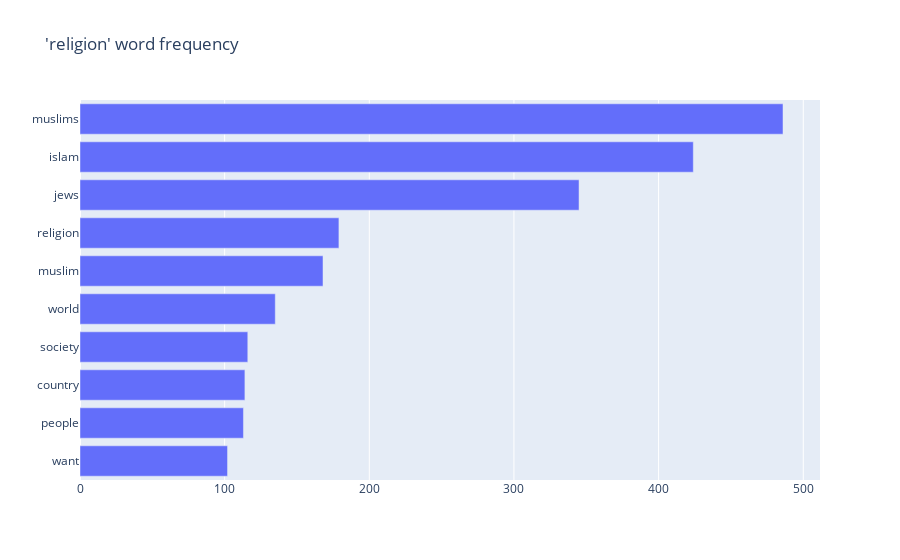

Notebook code cell kept with this figure:
### Markdown cell above
## Word frequency per category

As we see on results, word frequency by category seems like a good indicator of hate speech targeted on certain category. We see that most common words in respective hate targets/categories are indeed being frequently used in these types of hate posts.

### Code cell
categories = df_unified.target.unique()

for category in categories:
    df_category = df_unified[df_unified['target'] == category]
    category_words = pd.Series(list(chain.from_iterable(df_category['words'])))
    word_frequency_table = pd.DataFrame(Counter(category_words).most_common(10),
                                columns=['word', 'frequency'])

    fig = go.Figure(go.Bar(
                x=word_frequency_table.frequency.sort_index(ascending=False),
                y=word_frequency_table.word.sort_index(ascending=False),
                orientation='h'))    
    fig.update_layout(
        title_text=f"'{category}' word frequency",
    )
    fig.show()

### Figure 1 — Plotly figure (JSON) as saved in the notebook; plotly's stock layout.template omitted (floating-point values rounded to 4 significant figures)
{"data": [{"orientation": "h", "type": "bar", "x": [102, 113, 114, 116, 135, 168, 179, 345, 424, 486], "y": ["want", "people", "country", "society", "world", "muslim", "religion", "jews", "islam", "muslims"]}], "layout": {"title": {"text": "'religion' word frequency"}}}
